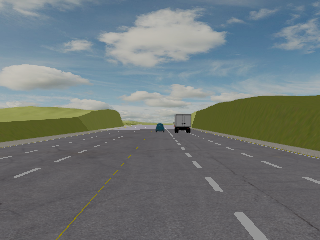
#> input picture exemplos/aula17-metadrive/amostra/quadro000.png, 320 x 240 px
$ python -i formas.py   (imports and definitions only)
#> lines starting #> are read from the running program, lines starting #| are printed output that depends on the picture; after the words box and inside, x2 and y2 are one past the last pixel; in counts of white or black regions, pixels touching at a corner belong together
#!/usr/bin/env python3
"""Hough Circle e Harris Corner sobre quadros do MetaDrive -- e o que ha para achar.

    python3 formas.py --pasta amostra
    python3 formas.py --pasta amostra --sobreposicao formas-020.png --quadro 4

Imprime, por quadro, quantos circulos o cv2.HoughCircles achou (e quantos deles
estao ACIMA do horizonte, onde nao ha nada redondo na cena) e quantos cantos o
cv2.cornerHarris marcou. Com --sobreposicao, grava um quadro com os circulos em
magenta e os cantos em vermelho.

O QUE EXISTE NA CENA DO METADRIVE 0.4.3 (mapa procedural, MetaDriveEnv),
lido no codigo instalado (metadrive/component/static_object/traffic_object.py e
metadrive/engine) e visto nos quadros:

    - NAO HA PLACA DE TRANSITO. Nenhuma classe de placa existe no pacote.
    - NAO HA SEMAFORO no mapa procedural; ha um modelo de semaforo nos assets,
      mas ele so e usado pelo ScenarioEnv (cenarios reais, Waymo/nuScenes).
    - HA cones (TrafficCone, laranja), triangulos de advertencia
      (TrafficWarning), barreiras (TrafficBarrier) e veiculos de cinco tamanhos.

Ou seja: o enunciado diz "formas geometricas (placas)", e placa nao ha. O que
o Hough Circle pode honestamente achar aqui e nada (o cone visto de tras e um
triangulo, a roda do carro da frente nao aparece). Medido nos 60 quadros da
semente 7: com param2 = 30, ZERO circulos; com 20, 16 circulos em 15 quadros,
12 deles no ceu; com 15, 151 circulos, 89 no ceu. Todo circulo que aparece e
falso positivo -- nuvem, borda de caminhao --, e a contagem acima do horizonte
mede isso. Experimente com --param2. O Harris acha cantos, e cantos ha
muitos: caminhao, carro, ponta de faixa tracejada, cone. Quem quiser circulo
de verdade precisa por um objeto redondo na cena (veja o README, "Como
adequar").
"""
import argparse
import pathlib
import sys

import cv2
import numpy as np

# --- parametros declarados antes de medir ---
# HoughCircles: dp=1 (acumulador do tamanho da imagem), distancia minima entre
# centros, limiar alto do Canny interno (param1) e votos minimos (param2).
# param2 baixo acha circulo em tudo; alto nao acha nada. 30 e o meio-termo
# classico para quadros de 320x240.
HOUGH_DP = 1.0
HOUGH_DIST_MIN = 20
HOUGH_PARAM1 = 100
HOUGH_PARAM2 = 30
HOUGH_RAIO_MIN = 4
HOUGH_RAIO_MAX = 40
DESFOQUE_MEDIANA = 5          # antes do Hough: tira o serrilhado do render

# cornerHarris: vizinhanca 2, Sobel 3, k = 0,04 (o valor do artigo de 1988).
HARRIS_BLOCO = 2
HARRIS_SOBEL = 3
HARRIS_K = 0.04
# Limiar RELATIVO ao maior valor do quadro. Atencao: limiar relativo garante
# cantos em QUALQUER imagem, ate numa parede lisa -- o maior valor sempre
# passa. Por isso o numero de cantos nao e prova de que ha objeto.
HARRIS_LIMIAR_REL = 0.01

# Linha do horizonte, em fracao da altura. Medida nos quadros do MetaDrive com
# a camera padrao do RGBCamera: o horizonte cai em ~0,55 da altura.
HORIZONTE = 0.55

AVISO_CENA = ("cena: o MetaDrive (mapa procedural) NAO TEM PLACA nem semaforo; "
              "ha cones, triangulos, barreiras e veiculos.")


def circulos(bgr, param2=None):
    """Devolve uma lista de (x, y, r) inteiros. Vazia se nao achar nada."""
    param2 = HOUGH_PARAM2 if param2 is None else param2
    cinza = cv2.cvtColor(bgr, cv2.COLOR_BGR2GRAY)
    cinza = cv2.medianBlur(cinza, DESFOQUE_MEDIANA)
    achados = cv2.HoughCircles(cinza, cv2.HOUGH_GRADIENT, HOUGH_DP, HOUGH_DIST_MIN,
                               param1=HOUGH_PARAM1, param2=param2,
                               minRadius=HOUGH_RAIO_MIN, maxRadius=HOUGH_RAIO_MAX)
    if achados is None:
        return []
    # OpenCV 4 devolve (1, N, 3) e o 5 pode devolver (N, 3): normaliza aqui.
    return [tuple(int(round(v)) for v in c) for c in np.asarray(achados).reshape(-1, 3)]


def cantos(bgr):
    """Devolve a lista de (x, y) dos cantos Harris, um por aglomerado.

    O mapa do Harris marca VARIOS pixels vizinhos para cada canto; contar
    pixels inflaria o numero. Cada componente conexo do mapa limiarizado conta
    uma vez, e o ponto devolvido e o centroide dele.
    """
    cinza = np.float32(cv2.cvtColor(bgr, cv2.COLOR_BGR2GRAY))
    resp = cv2.cornerHarris(cinza, HARRIS_BLOCO, HARRIS_SOBEL, HARRIS_K)
    if resp.max() <= 0:
        return []
    marca = np.uint8(resp > HARRIS_LIMIAR_REL * resp.max()) * 255
    n, _, _, centros = cv2.connectedComponentsWithStats(marca)
    return [(int(round(x)), int(round(y))) for x, y in centros[1:n]]


def analisar(bgr, param2=None):
    """O resumo de um quadro: contagens e as listas, para desenhar depois."""
    alt = bgr.shape[0]
    cs = circulos(bgr, param2)
    ks = cantos(bgr)
    y_hor = HORIZONTE * alt
    return {
        "circulos": cs,
        "circulos_no_ceu": sum(1 for _, y, _ in cs if y < y_hor),
        "cantos": ks,
        "cantos_na_pista": sum(1 for _, y in ks if y >= y_hor),
    }


# [63 lines left out: functions desenhar, percorrer, principal, not called in this run]


# [2 lines not run here, left out]

>>> import cv2
>>> picture = cv2.imread('amostra/quadro000.png')
#> picture is the input picture: shape (240, 320, 3); mean B, G, R 121, 120.4, 111.8
>>> result = analisar(picture)
#> in circulos, `cinza = cv2.cvtColor(bgr, cv2.COLOR_BGR2GRAY)`:
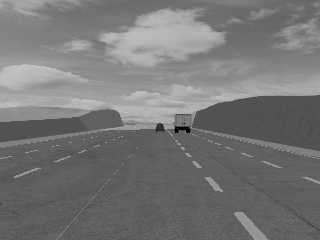
#> cinza: shape (240, 320); min 0, max 199, mean 117.9
#> in circulos, `achados = cv2.HoughCircles(cinza, cv2.HOUGH_GRADIENT, HOUGH_DP, HOUGH_..`: achados = None
#> in analisar, `cs = circulos(bgr, param2)`: cs = []
#> in cantos, `marca = np.uint8(resp > HARRIS_LIMIAR_REL * resp.max()) * 255`:
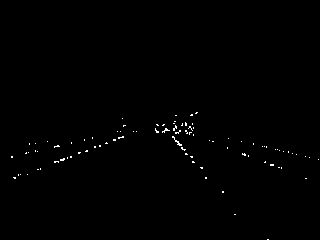
#> marca: shape (240, 320); 0.44% white in thin lines or dots, all inside (x1, y1, x2, y2) = (11, 112, 319, 240)
#> in cantos, `n, _, _, centros = cv2.connectedComponentsWithStats(marca)`: n = 91; centros = 91 pairs, first value 11.5 to 318, second value 112.5 to 239
#> in analisar, `ks = cantos(bgr)`: ks = 90 pairs, first value 12 to 318, second value 112 to 239
#> result = 4 items

$ run again, on exemplos/aula17-metadrive/amostra/quadro015.png
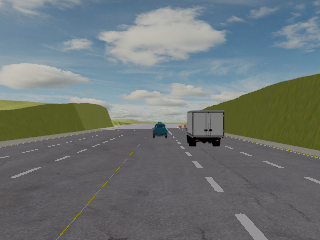
#> input picture exemplos/aula17-metadrive/amostra/quadro015.png, 320 x 240 px
#> picture is the input picture: shape (240, 320, 3); mean B, G, R 118.1, 118, 109.7
#> in circulos, `cinza = cv2.cvtColor(bgr, cv2.COLOR_BGR2GRAY)`:
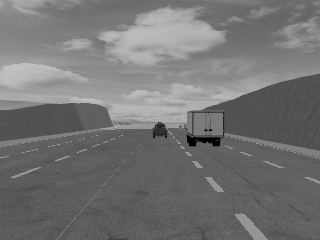
#> cinza: shape (240, 320); min 0, max 198, mean 115.5
#> achados = None
#> cs = []
#> in cantos, `marca = np.uint8(resp > HARRIS_LIMIAR_REL * resp.max()) * 255`:
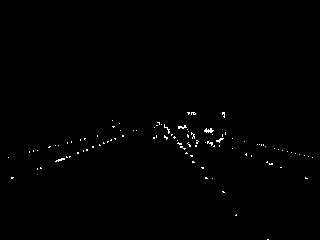
#> marca: shape (240, 320); 0.54% white in thin lines or dots, all inside (x1, y1, x2, y2) = (8, 112, 313, 240)
#> n = 101; centros = 101 pairs, first value 8 to 312, second value 112.7 to 239
#> ks = 100 pairs, first value 8 to 312, second value 113 to 239
#> result = 4 items

$ run again, on exemplos/aula17-metadrive/amostra/quadro020.png
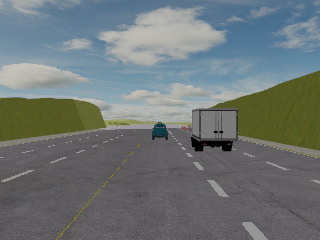
#> input picture exemplos/aula17-metadrive/amostra/quadro020.png, 320 x 240 px
#> picture is the input picture: shape (240, 320, 3); mean B, G, R 118, 117.8, 109.5
#> in circulos, `cinza = cv2.cvtColor(bgr, cv2.COLOR_BGR2GRAY)`:
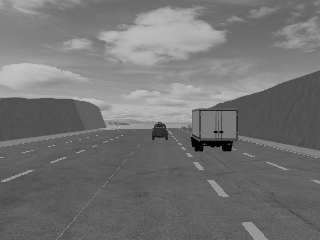
#> cinza: shape (240, 320); min 0, max 198, mean 115.3
#> achados = None
#> cs = []
#> in cantos, `marca = np.uint8(resp > HARRIS_LIMIAR_REL * resp.max()) * 255`:
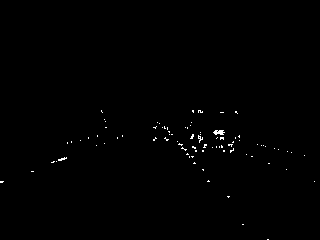
#> marca: shape (240, 320); 0.44% white in thin lines or dots, all inside (x1, y1, x2, y2) = (0, 110, 315, 240)
#> n = 86; centros = 86 pairs, first value 1.29 to 314, second value 110.8 to 239
#> ks = 85 pairs, first value 1 to 314, second value 111 to 239
#> result = 4 items
